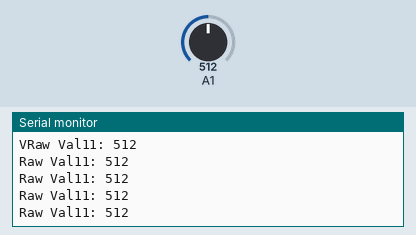
A sketch run on a simulated Arduino Uno, built with avr-gcc and run on an emulated ATmega328P. On the bench: the last lines printed to the serial monitor. The inputs (shaded band) are chosen by the test bench; at power-on: A1 = 512.

Above: at 1.2 s.
1.3 s: A1 set to 716
At 1.68 s:
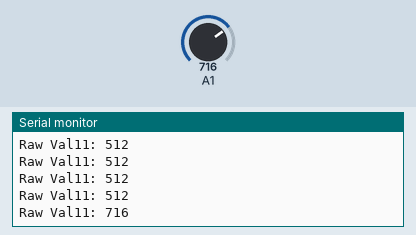
2.8 s: A1 set to 900
At 2.93 s:
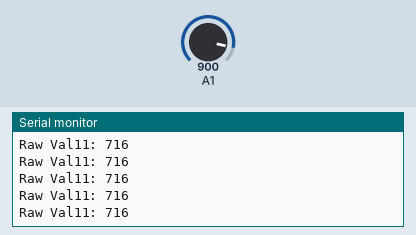
Timing chart, 0 to 5.8 s (numbered marks = the images above; inputs shaded):
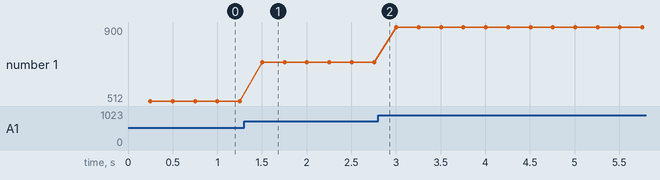

Measured:
- after the input at 1.3 s, the serial monitor: prints a new line after 0.20 s (image 1)
- plotted number 1: 512 → 716 after the input at 1.3 s, 716 → 900 after the input at 2.8 s

The sketch:

my_modified_voltage_reading.ino
```cpp
//Voltage Detection module code
//http://www.ebay.com/itm/161758492882?_trksid=p2060353.m2749.l2649&ssPageName=STRK%3AMEBIDX%3AIT

//Improved verson of voltage sensor updated by LeRoy Miller Aug 2015
//This version Displays the raw reading (float) and than a corrected reading
//that can be used as a rough guess of voltage.

//Wire Library and LED were not used so they have been removed

int val11;
int val2;

void setup()
{

Serial.begin(9600);
Serial.println("Emartee.Com");
Serial.println("Voltage: ");
Serial.print("V");
}
void loop()
{
float temp;
val11=analogRead(1);
Serial.print("Raw Val11: ");
Serial.println(val11);
//temp=(val11/3.092)/10;
//val11=(int)temp * 10;//
//val2=((val11%100)/10);
//Serial.print("Raw Reading: ");
//Serial.println(temp);
//Serial.print("Corrected Reading: ");
//Serial.println(val2);
delay(250);
}
```
